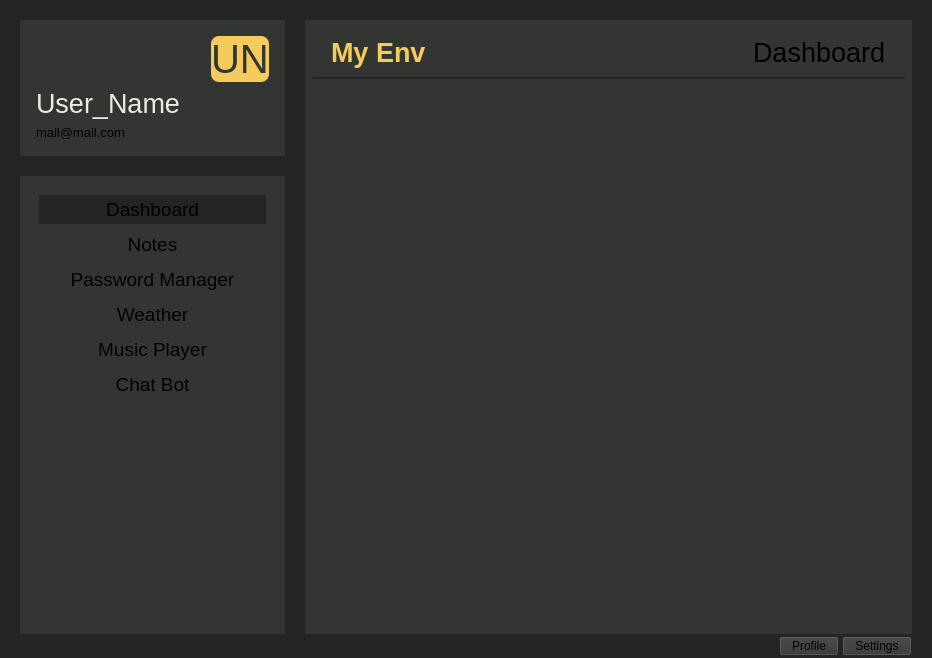
<?xml version="1.0" encoding="UTF-8"?>
<ui version="4.0">
 <class>MainWindow</class>
 <widget class="QMainWindow" name="MainWindow">
  <property name="geometry">
   <rect>
    <x>0</x>
    <y>0</y>
    <width>932</width>
    <height>658</height>
   </rect>
  </property>
  <property name="windowTitle">
   <string>MainWindow</string>
  </property>
  <property name="styleSheet">
   <string notr="true">background-color: rgb(36, 36, 35);</string>
  </property>
  <widget class="QWidget" name="centralwidget">
   <layout class="QVBoxLayout" name="verticalLayout_2">
    <property name="spacing">
     <number>2</number>
    </property>
    <property name="leftMargin">
     <number>20</number>
    </property>
    <property name="topMargin">
     <number>20</number>
    </property>
    <property name="rightMargin">
     <number>20</number>
    </property>
    <property name="bottomMargin">
     <number>2</number>
    </property>
    <item>
     <widget class="QWidget" name="body_container" native="true">
      <property name="sizePolicy">
       <sizepolicy hsizetype="Minimum" vsizetype="Preferred">
        <horstretch>0</horstretch>
        <verstretch>0</verstretch>
       </sizepolicy>
      </property>
      <property name="styleSheet">
       <string notr="true"/>
      </property>
      <layout class="QHBoxLayout" name="horizontalLayout">
       <property name="spacing">
        <number>20</number>
       </property>
       <property name="leftMargin">
        <number>0</number>
       </property>
       <property name="topMargin">
        <number>0</number>
       </property>
       <property name="rightMargin">
        <number>0</number>
       </property>
       <property name="bottomMargin">
        <number>0</number>
       </property>
       <item>
        <widget class="QWidget" name="side_nav_container" native="true">
         <property name="maximumSize">
          <size>
           <width>265</width>
           <height>16777215</height>
          </size>
         </property>
         <layout class="QVBoxLayout" name="verticalLayout">
          <property name="spacing">
           <number>20</number>
          </property>
          <property name="leftMargin">
           <number>0</number>
          </property>
          <property name="topMargin">
           <number>0</number>
          </property>
          <property name="rightMargin">
           <number>0</number>
          </property>
          <property name="bottomMargin">
           <number>0</number>
          </property>
          <item>
           <widget class="QWidget" name="user_info_container" native="true">
            <property name="sizePolicy">
             <sizepolicy hsizetype="Minimum" vsizetype="Fixed">
              <horstretch>0</horstretch>
              <verstretch>0</verstretch>
             </sizepolicy>
            </property>
            <property name="styleSheet">
             <string notr="true">background-color: rgb(51, 53, 51);</string>
            </property>
            <layout class="QVBoxLayout" name="verticalLayout_4">
             <property name="spacing">
              <number>6</number>
             </property>
             <property name="leftMargin">
              <number>16</number>
             </property>
             <property name="topMargin">
              <number>16</number>
             </property>
             <property name="rightMargin">
              <number>16</number>
             </property>
             <property name="bottomMargin">
              <number>16</number>
             </property>
             <item alignment="Qt::AlignRight">
              <widget class="QLabel" name="user_initials">
               <property name="sizePolicy">
                <sizepolicy hsizetype="Fixed" vsizetype="Fixed">
                 <horstretch>0</horstretch>
                 <verstretch>0</verstretch>
                </sizepolicy>
               </property>
               <property name="font">
                <font>
                 <pointsize>30</pointsize>
                </font>
               </property>
               <property name="styleSheet">
                <string notr="true">background-color: rgb(245, 203, 92);
border-radius:8;
color: rgb(51, 53, 51);</string>
               </property>
               <property name="text">
                <string>UN</string>
               </property>
               <property name="margin">
                <number>4</number>
               </property>
              </widget>
             </item>
             <item>
              <widget class="QLabel" name="user_name">
               <property name="font">
                <font>
                 <pointsize>20</pointsize>
                </font>
               </property>
               <property name="styleSheet">
                <string notr="true">color: rgb(232, 237, 223);</string>
               </property>
               <property name="text">
                <string>User_Name</string>
               </property>
              </widget>
             </item>
             <item>
              <widget class="QLabel" name="user_mail">
               <property name="font">
                <font>
                 <pointsize>10</pointsize>
                </font>
               </property>
               <property name="text">
                <string>mail@mail.com</string>
               </property>
              </widget>
             </item>
            </layout>
           </widget>
          </item>
          <item>
           <widget class="QWidget" name="navigation_container" native="true">
            <property name="styleSheet">
             <string notr="true">background-color: rgb(51, 53, 51);
</string>
            </property>
            <layout class="QVBoxLayout" name="verticalLayout_5">
             <property name="leftMargin">
              <number>10</number>
             </property>
             <property name="topMargin">
              <number>10</number>
             </property>
             <property name="rightMargin">
              <number>10</number>
             </property>
             <property name="bottomMargin">
              <number>10</number>
             </property>
             <item alignment="Qt::AlignTop">
              <widget class="QWidget" name="navigation" native="true">
               <property name="sizePolicy">
                <sizepolicy hsizetype="Preferred" vsizetype="Preferred">
                 <horstretch>0</horstretch>
                 <verstretch>0</verstretch>
                </sizepolicy>
               </property>
               <layout class="QVBoxLayout" name="verticalLayout_6">
                <item>
                 <widget class="QPushButton" name="nav_dashboard">
                  <property name="sizePolicy">
                   <sizepolicy hsizetype="Minimum" vsizetype="Fixed">
                    <horstretch>0</horstretch>
                    <verstretch>0</verstretch>
                   </sizepolicy>
                  </property>
                  <property name="font">
                   <font>
                    <pointsize>14</pointsize>
                   </font>
                  </property>
                  <property name="styleSheet">
                   <string notr="true">border: none;
background-color: rgb(36, 36, 35);
padding: 3;</string>
                  </property>
                  <property name="text">
                   <string>Dashboard</string>
                  </property>
                  <property name="icon">
                   <iconset resource="../../image.qrc">
                    <normaloff>:/resources/dashboard_FILL0_wght400_GRAD0_opsz48.svg</normaloff>:/resources/dashboard_FILL0_wght400_GRAD0_opsz48.svg</iconset>
                  </property>
                  <property name="iconSize">
                   <size>
                    <width>20</width>
                    <height>20</height>
                   </size>
                  </property>
                 </widget>
                </item>
                <item>
                 <widget class="QPushButton" name="nav_notes">
                  <property name="sizePolicy">
                   <sizepolicy hsizetype="Minimum" vsizetype="Fixed">
                    <horstretch>0</horstretch>
                    <verstretch>0</verstretch>
                   </sizepolicy>
                  </property>
                  <property name="font">
                   <font>
                    <pointsize>14</pointsize>
                   </font>
                  </property>
                  <property name="styleSheet">
                   <string notr="true">border: none;
padding: 3;</string>
                  </property>
                  <property name="text">
                   <string>Notes</string>
                  </property>
                  <property name="icon">
                   <iconset resource="../../image.qrc">
                    <normaloff>:/resources/note_FILL0_wght400_GRAD0_opsz48.svg</normaloff>:/resources/note_FILL0_wght400_GRAD0_opsz48.svg</iconset>
                  </property>
                  <property name="iconSize">
                   <size>
                    <width>20</width>
                    <height>20</height>
                   </size>
                  </property>
                 </widget>
                </item>
                <item>
                 <widget class="QPushButton" name="nav_pass_manager">
                  <property name="font">
                   <font>
                    <pointsize>14</pointsize>
                   </font>
                  </property>
                  <property name="styleSheet">
                   <string notr="true">border: none;
padding: 3;</string>
                  </property>
                  <property name="text">
                   <string>Password Manager</string>
                  </property>
                  <property name="icon">
                   <iconset resource="../../image.qrc">
                    <normaloff>:/resources/lock_FILL0_wght400_GRAD0_opsz48.svg</normaloff>:/resources/lock_FILL0_wght400_GRAD0_opsz48.svg</iconset>
                  </property>
                  <property name="iconSize">
                   <size>
                    <width>20</width>
                    <height>20</height>
                   </size>
                  </property>
                 </widget>
                </item>
                <item>
                 <widget class="QPushButton" name="nav_weather">
                  <property name="font">
                   <font>
                    <pointsize>14</pointsize>
                   </font>
                  </property>
                  <property name="styleSheet">
                   <string notr="true">border: none;
padding: 3;</string>
                  </property>
                  <property name="text">
                   <string>Weather</string>
                  </property>
                  <property name="icon">
                   <iconset resource="../../image.qrc">
                    <normaloff>:/resources/cloud_FILL0_wght400_GRAD0_opsz48.svg</normaloff>:/resources/cloud_FILL0_wght400_GRAD0_opsz48.svg</iconset>
                  </property>
                  <property name="iconSize">
                   <size>
                    <width>20</width>
                    <height>20</height>
                   </size>
                  </property>
                 </widget>
                </item>
                <item>
                 <widget class="QPushButton" name="nav_music_player">
                  <property name="font">
                   <font>
                    <pointsize>14</pointsize>
                   </font>
                  </property>
                  <property name="styleSheet">
                   <string notr="true">border: none;
padding: 3;</string>
                  </property>
                  <property name="text">
                   <string>Music Player</string>
                  </property>
                  <property name="icon">
                   <iconset resource="../../image.qrc">
                    <normaloff>:/resources/music_note_FILL0_wght400_GRAD0_opsz48.svg</normaloff>:/resources/music_note_FILL0_wght400_GRAD0_opsz48.svg</iconset>
                  </property>
                  <property name="iconSize">
                   <size>
                    <width>20</width>
                    <height>20</height>
                   </size>
                  </property>
                 </widget>
                </item>
                <item>
                 <widget class="QPushButton" name="nav_chat_bot">
                  <property name="font">
                   <font>
                    <pointsize>14</pointsize>
                   </font>
                  </property>
                  <property name="styleSheet">
                   <string notr="true">border: none;
padding: 3;</string>
                  </property>
                  <property name="text">
                   <string>Chat Bot</string>
                  </property>
                  <property name="icon">
                   <iconset resource="../../image.qrc">
                    <normaloff>:/resources/smart_toy_.svg</normaloff>:/resources/smart_toy_.svg</iconset>
                  </property>
                  <property name="iconSize">
                   <size>
                    <width>20</width>
                    <height>20</height>
                   </size>
                  </property>
                 </widget>
                </item>
               </layout>
              </widget>
             </item>
            </layout>
           </widget>
          </item>
         </layout>
        </widget>
       </item>
       <item>
        <widget class="QWidget" name="main_container" native="true">
         <property name="styleSheet">
          <string notr="true">background-color: rgb(51, 53, 51);</string>
         </property>
         <layout class="QVBoxLayout" name="verticalLayout_3">
          <property name="spacing">
           <number>0</number>
          </property>
          <property name="leftMargin">
           <number>6</number>
          </property>
          <property name="topMargin">
           <number>6</number>
          </property>
          <property name="rightMargin">
           <number>6</number>
          </property>
          <property name="bottomMargin">
           <number>6</number>
          </property>
          <item>
           <widget class="QWidget" name="top_nav" native="true">
            <property name="sizePolicy">
             <sizepolicy hsizetype="Minimum" vsizetype="Fixed">
              <horstretch>0</horstretch>
              <verstretch>0</verstretch>
             </sizepolicy>
            </property>
            <property name="styleSheet">
             <string notr="true">border-style: solid;
border-width: 2;
border-bottom-color: rgb(36, 36, 35);</string>
            </property>
            <layout class="QHBoxLayout" name="horizontalLayout_3">
             <property name="spacing">
              <number>0</number>
             </property>
             <property name="leftMargin">
              <number>20</number>
             </property>
             <property name="topMargin">
              <number>11</number>
             </property>
             <property name="rightMargin">
              <number>20</number>
             </property>
             <property name="bottomMargin">
              <number>11</number>
             </property>
             <item>
              <widget class="QLabel" name="app_name">
               <property name="font">
                <font>
                 <pointsize>20</pointsize>
                 <weight>75</weight>
                 <bold>true</bold>
                </font>
               </property>
               <property name="styleSheet">
                <string notr="true">border: none;
color: rgb(245, 203, 92);</string>
               </property>
               <property name="text">
                <string>My Env</string>
               </property>
              </widget>
             </item>
             <item alignment="Qt::AlignRight">
              <widget class="QLabel" name="current_app_name">
               <property name="font">
                <font>
                 <pointsize>20</pointsize>
                </font>
               </property>
               <property name="layoutDirection">
                <enum>Qt::LeftToRight</enum>
               </property>
               <property name="styleSheet">
                <string notr="true">border: none;</string>
               </property>
               <property name="text">
                <string>Dashboard</string>
               </property>
              </widget>
             </item>
            </layout>
           </widget>
          </item>
          <item>
           <widget class="QWidget" name="current_app_container" native="true">
            <layout class="QVBoxLayout" name="verticalLayout_7">
             <property name="spacing">
              <number>15</number>
             </property>
             <property name="leftMargin">
              <number>15</number>
             </property>
             <property name="topMargin">
              <number>15</number>
             </property>
             <property name="rightMargin">
              <number>15</number>
             </property>
             <property name="bottomMargin">
              <number>15</number>
             </property>
            </layout>
           </widget>
          </item>
         </layout>
        </widget>
       </item>
      </layout>
     </widget>
    </item>
    <item alignment="Qt::AlignRight">
     <widget class="QWidget" name="extra_buttons" native="true">
      <property name="sizePolicy">
       <sizepolicy hsizetype="Fixed" vsizetype="Fixed">
        <horstretch>0</horstretch>
        <verstretch>0</verstretch>
       </sizepolicy>
      </property>
      <layout class="QHBoxLayout" name="horizontalLayout_2">
       <property name="spacing">
        <number>3</number>
       </property>
       <property name="leftMargin">
        <number>0</number>
       </property>
       <property name="topMargin">
        <number>0</number>
       </property>
       <property name="rightMargin">
        <number>0</number>
       </property>
       <property name="bottomMargin">
        <number>0</number>
       </property>
       <item>
        <widget class="QPushButton" name="profile">
         <property name="enabled">
          <bool>true</bool>
         </property>
         <property name="sizePolicy">
          <sizepolicy hsizetype="Minimum" vsizetype="Fixed">
           <horstretch>0</horstretch>
           <verstretch>0</verstretch>
          </sizepolicy>
         </property>
         <property name="maximumSize">
          <size>
           <width>16777215</width>
           <height>16777215</height>
          </size>
         </property>
         <property name="styleSheet">
          <string notr="true">background-color: rgb(51, 53, 51);
border: &quot;none&quot;;
padding-top: 2;
padding-right: 12;
padding-bottom:  2;
padding-left: 12;
selection-background-color: rgb(36, 36, 35);</string>
         </property>
         <property name="text">
          <string>Profile</string>
         </property>
         <property name="icon">
          <iconset resource="../../image.qrc">
           <normaloff>:/resources/edit_FILL0_wght400_GRAD0_opsz48.svg</normaloff>:/resources/edit_FILL0_wght400_GRAD0_opsz48.svg</iconset>
         </property>
         <property name="iconSize">
          <size>
           <width>16</width>
           <height>16</height>
          </size>
         </property>
         <property name="checkable">
          <bool>false</bool>
         </property>
         <property name="default">
          <bool>false</bool>
         </property>
        </widget>
       </item>
       <item>
        <widget class="QPushButton" name="settings">
         <property name="sizePolicy">
          <sizepolicy hsizetype="Minimum" vsizetype="Fixed">
           <horstretch>0</horstretch>
           <verstretch>0</verstretch>
          </sizepolicy>
         </property>
         <property name="maximumSize">
          <size>
           <width>16777215</width>
           <height>16777215</height>
          </size>
         </property>
         <property name="styleSheet">
          <string notr="true">background-color: rgb(51, 53, 51);
border: &quot;none&quot;;
padding-top: 2;
padding-right: 12;
padding-bottom:  2;
padding-left: 12;
</string>
         </property>
         <property name="text">
          <string>Settings</string>
         </property>
         <property name="icon">
          <iconset resource="../../image.qrc">
           <normaloff>:/resources/settings_FILL0_wght400_GRAD0_opsz48.svg</normaloff>:/resources/settings_FILL0_wght400_GRAD0_opsz48.svg</iconset>
         </property>
        </widget>
       </item>
      </layout>
     </widget>
    </item>
   </layout>
  </widget>
 </widget>
 <resources>
  <include location="../../image.qrc"/>
 </resources>
 <connections/>
</ui>
